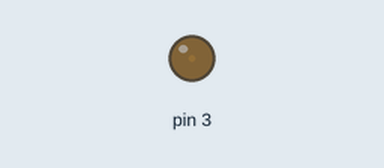
Simulated run of this program. Board: Arduino Uno, built with avr-gcc and run on an emulated ATmega328P. On the bench: output pins drawn as LEDs (lit = HIGH).

Above: at 1.98 s.
At 38.78 s:
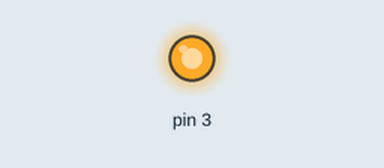
Timing chart, 0 to 40.0 s (numbered marks = the images above):
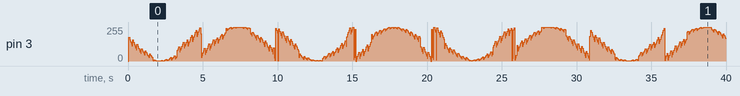

The program:

main.cpp
```cpp
#include "Arduino.h"

void setup() {
  pinMode(3, OUTPUT);
}

void loop() {
  analogWrite(3, 255 * sin(millis() * 0.25));
  delay(50);
}
```
